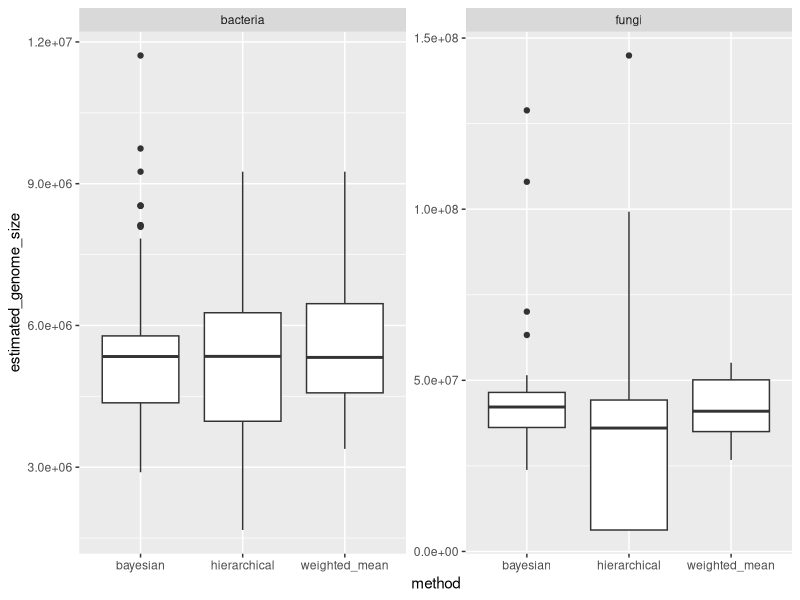
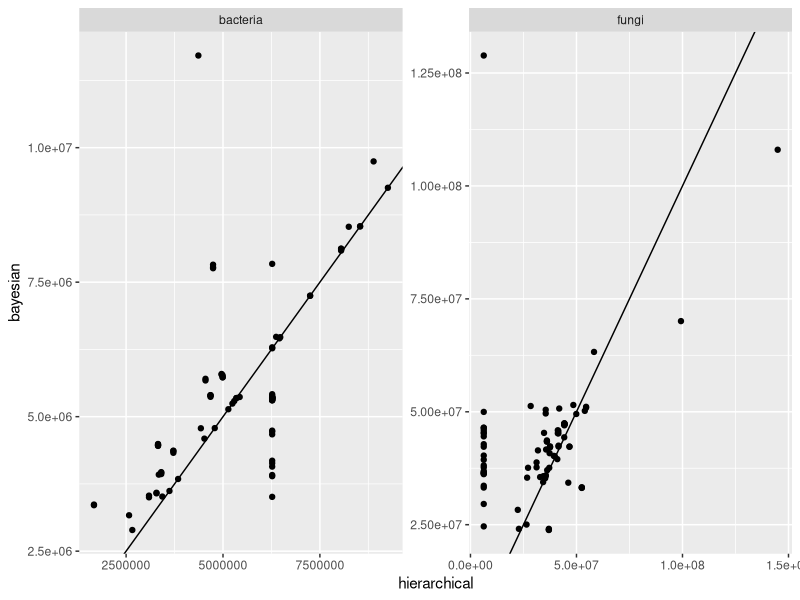
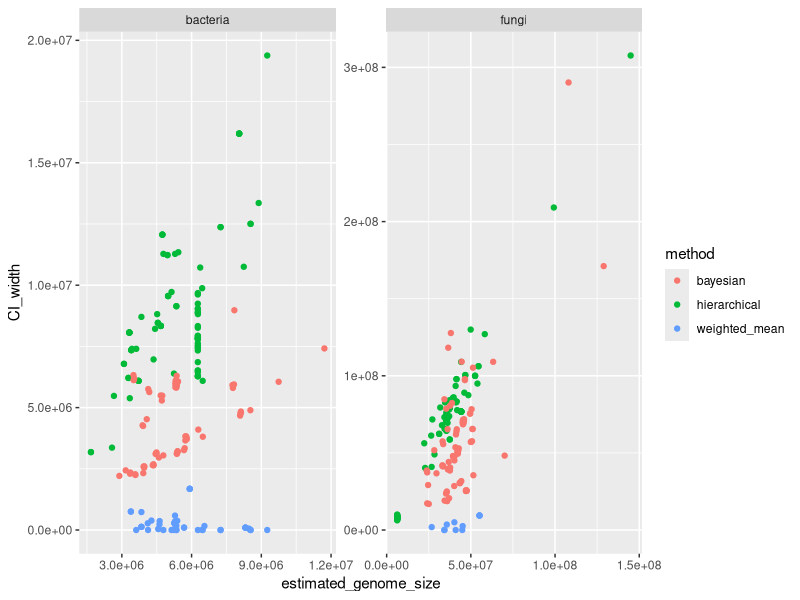
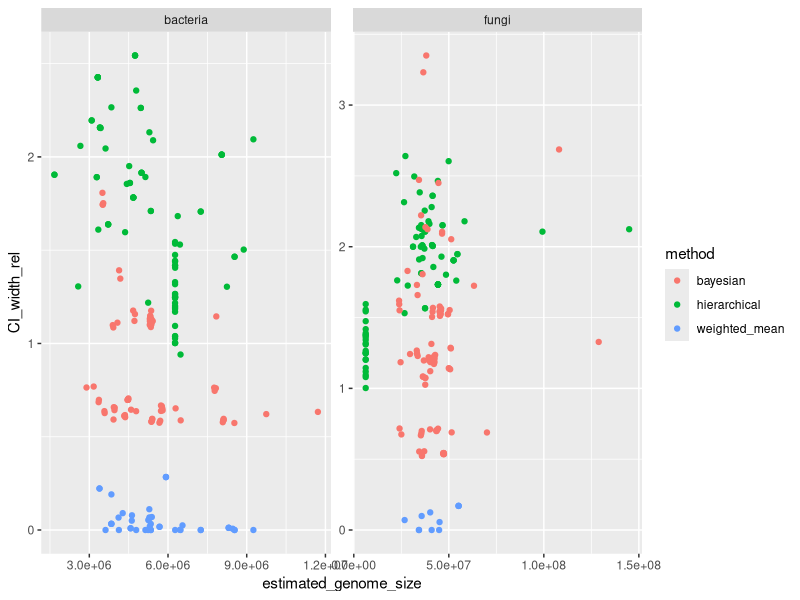
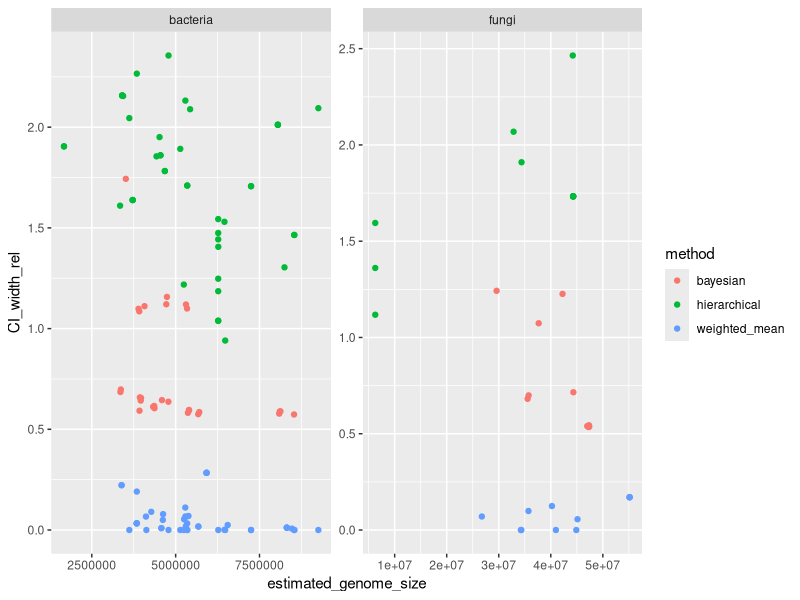

Reproduce these figures in R, in order.
## ---- chunk 1
library(dplyr)
library(tidyr)
library(ggplot2)
## ---- chunk 2
res_wm <- read.csv("results_weighted_mean.csv") %>%
  mutate(confidence_interval_lower = estimated_genome_size - estimated_genome_size_confidence_interval,
         confidence_interval_upper = estimated_genome_size + estimated_genome_size_confidence_interval) %>%
  select(X, COUNT,SAMPLE,SCIENTIFIC_NAME,TAXID, genome_size_estimation_rank, estimated_genome_size,
         genome_size_estimation_status, confidence_interval_lower,confidence_interval_upper) %>%
  mutate(method="weighted_mean")
res_wm$X <- gsub("V","query...", res_wm$X)
res_lmm <- read.csv("results_hierarchical 1.csv") %>%
  mutate(genome_size_estimation_rank = res_wm$genome_size_estimation_rank) %>%
  select(X, COUNT,SAMPLE,SCIENTIFIC_NAME,TAXID, genome_size_estimation_rank, estimated_genome_size,
         genome_size_estimation_status, confidence_interval_lower,confidence_interval_upper) %>%
  mutate(method = "hierarchical")
res_bayes <- read.csv("results_bayesian 2.csv") %>%
  mutate(genome_size_estimation_rank = res_wm$genome_size_estimation_rank) %>%
  select(X, COUNT,SAMPLE,SCIENTIFIC_NAME,TAXID, genome_size_estimation_rank, estimated_genome_size,
         genome_size_estimation_status, confidence_interval_lower,confidence_interval_upper) %>%
  mutate(method = "bayesian")

#put together
res <- bind_rows(res_wm,res_lmm,res_bayes)

#add CI width and relative CI width
res <- res %>%
  mutate(CI_width = confidence_interval_upper - confidence_interval_lower) %>%
  mutate(CI_width_rel = CI_width/estimated_genome_size)

#add whether the sample has fungi or bacteria
res <- res %>%
  mutate(sample_type = ifelse(grepl("16S",SAMPLE), "bacteria","fungi"))

## ---- chunk 3
res %>%
  filter(is.na(estimated_genome_size)) %>%
  group_by(method,genome_size_estimation_status) %>%
  summarise(NA_count=n())
## ---- chunk 4
res %>%
  filter(!is.na(estimated_genome_size)) %>%
  filter(is.na(confidence_interval_lower) | is.na(confidence_interval_lower)) %>%
  group_by(method,genome_size_estimation_rank) %>%
  summarise(count=n())
## ---- chunk 5
ggplot(res, aes(x=method, y=estimated_genome_size)) +
  geom_boxplot() +
  facet_wrap(~sample_type, scale="free")
## ---- chunk 6

res_wide <- res %>%
  select(X, sample_type,method,estimated_genome_size) %>%
  pivot_wider(names_from = "method", values_from = "estimated_genome_size")

res_wide %>%
ggplot(aes(x=hierarchical,y=bayesian)) +
  geom_point() +
  geom_abline(intercept=0, slope=1) +
  facet_wrap(~sample_type, scale="free")
## ---- chunk 7
res %>%
  filter(!is.na(estimated_genome_size)) %>%
ggplot(aes(x=estimated_genome_size, y=CI_width, colour = method)) +
  geom_point() +
  facet_wrap(~ sample_type, scale="free")
## ---- chunk 8
res %>%
  filter(!is.na(estimated_genome_size)) %>%
ggplot(aes(x=estimated_genome_size, y=CI_width_rel, colour = method)) +
  geom_point() +
  facet_wrap(~ sample_type, scale="free")
## ---- chunk 9
res_tax_complete <- res %>%
  group_by(X) %>%
  summarise(count_na = length(which(is.na(estimated_genome_size)))) %>%
  filter(count_na == 0)
res_complete <- res %>% filter(X %in% res_tax_complete$X)
## ---- chunk 10
ggplot(res_complete, aes(x=estimated_genome_size, y=CI_width_rel, colour = method)) +
  geom_point() +
  facet_wrap(~ sample_type, scale="free")
